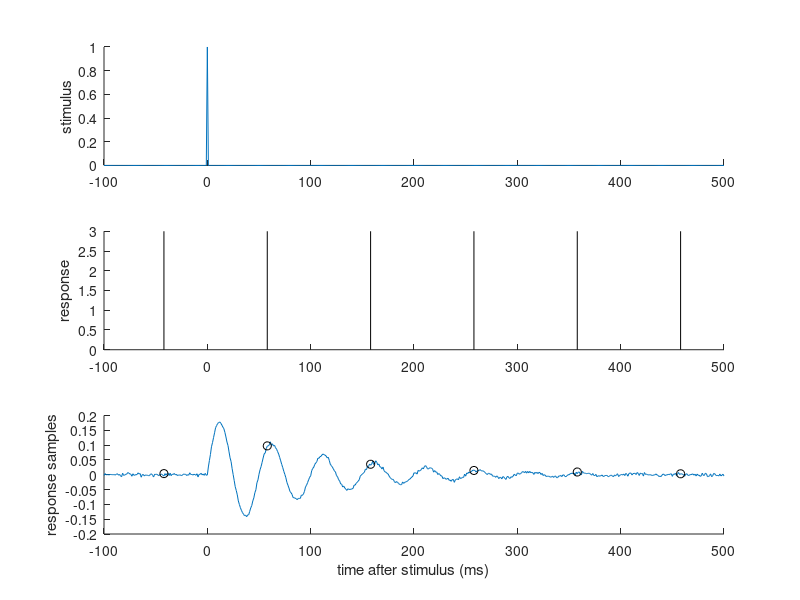
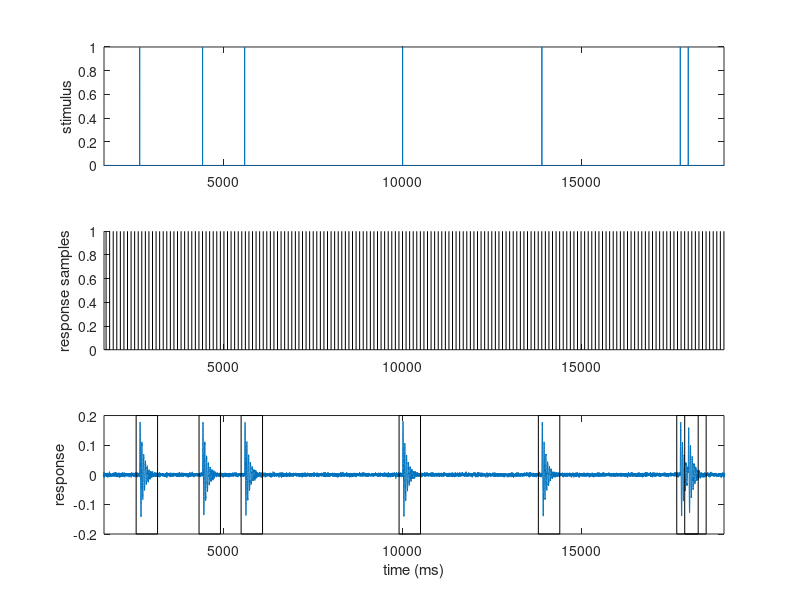
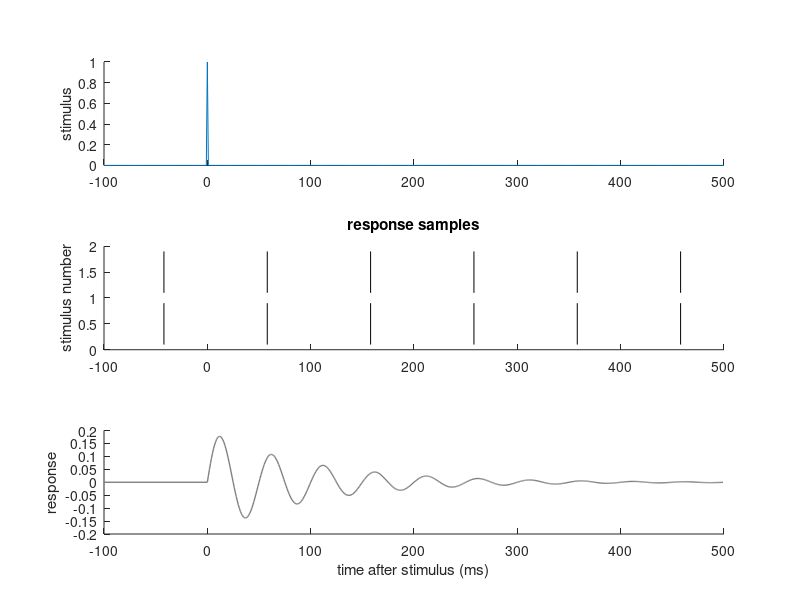

The MATLAB script that drew these images, in order: (Note: this script raises an error after producing the figures.)
%% script shows intuition for super-resolution

rng(2); % to get similar behavior each time

t = [0:1e5]; % 100 seconds in ms slots
tsamp = t(1:500);
f = exp(-tsamp/100).*sin(tsamp*2*pi/50);
f = f./sqrt(sum(f.^2)); % normalize L2

stimRate = 1/(3000); % 1 input every 3 seconds, on average
stim = double(rand(size(t))<stimRate); % binary stimulus variable
stimTimes = find(stim>0);

noiseamp = 0.003;
resp = filter(f,1,stim) + noiseamp*randn(size(t)); % noise + response

sampleInterval = 100; % sample every 100 ms
sampleTimes = [0:sampleInterval:max(t)];

% How far forward and back to calculate filter, in ms
extentForwards = 500;
extentBackwards = 100;

%% Plot showing sampling around a single stimulus
figure(1);
clf;

subplot(3,1,1); hold on;
subplot(3,1,2); hold on;
subplot(3,1,3); hold on;
selectedStimTime = stimTimes(1);
snipStart = selectedStimTime-extentBackwards;
snipEnd = selectedStimTime+extentForwards;
plot([-extentBackwards:extentForwards],resp(snipStart:snipEnd));
for ii=1
    subplot(3,1,1);
    plot([-extentBackwards:extentForwards],stim(stimTimes(ii)+[-extentBackwards:extentForwards]));
    ylabel('stimulus')
    
    ff = find( (sampleTimes>=(stimTimes(ii)-extentBackwards)) .* (sampleTimes<=stimTimes(ii)+extentForwards) );
    subplot(3,1,2);
    for jj=1:length(ff)
        plot( (sampleTimes(ff(jj))-stimTimes(ii))*[1 1],[0 3]+(ii-1), 'k' );
    end
    
    subplot(3,1,3);
    scatter( sampleTimes(ff) - stimTimes(ii) , resp(sampleTimes(ff)+1) , 'k' );
    ylabel('response samples')
    xlabel('time after stimulus (ms)');
end
subplot(3,1,2);
set(gca,'ylim',[0 3],'xlim',[-extentBackwards extentForwards]);
ylabel('response');

%% Zoomed out plot

figure(2);
clf;

subplot(3,1,1)
plot(t,stim);
xlim([stimTimes(1)-1e3 stimTimes(7)+1e3])
ylabel('stimulus')

subplot(3,1,2); hold on;
for ii=1:length(sampleTimes)
    plot(sampleTimes(ii)*[1 1],[0 1],'k','linewidth',0.5);
end
xlim([stimTimes(1)-1e3 stimTimes(7)+1e3])
ylabel('response samples')

subplot(3,1,3);
plot(t,resp);
xlim([stimTimes(1)-1e3 stimTimes(7)+1e3])

for tt = stimTimes
    rectYExtent = 0.2;
    rectangle('Position',[tt-extentBackwards, -rectYExtent, extentBackwards+extentForwards, 2*rectYExtent]);
end
ylabel('response')
xlabel('time (ms)')

set(gcf, 'Renderer', 'painter');

%% now make a plot showing how super-resolution works
figure(3);
clf;

subplot(3,1,1); hold on;
plot([-extentBackwards:extentForwards],stim(stimTimes(1)+[-extentBackwards:extentForwards]));
ylabel('stimulus')

subplot(3,1,2); hold on;
ylabel('stimulus number')
title('response samples')
subplot(3,1,3); hold on;
plot([-extentBackwards tsamp],[0 f],'LineWidth',1,'color',[0.5 .5 .5]);
ylabel('response')
xlabel('time after stimulus (ms)')

numStimsToAverage = 20;
for ii=1:numStimsToAverage
    ff = find( (sampleTimes>=(stimTimes(ii)-extentBackwards)) .* (sampleTimes<=stimTimes(ii)+extentForwards) );
    subplot(3,1,2);
    for jj=1:length(ff)
        plot( (sampleTimes(ff(jj))-stimTimes(ii))*[1 1],[0.1 0.9]+(ii),'k');
        plot( (sampleTimes(ff(jj))-stimTimes(ii))*[1 1],[0.1 0.9],'k');
    end
   
    ax = gca;
    ax.YAxis.MinorTickValues = 1:numStimsToAverage;
    ax.YMinorGrid = 'on';
    
    subplot(3,1,3);
    scatter( sampleTimes(ff) - stimTimes(ii) , resp(sampleTimes(ff)+1),'k');
end

subplot(3,1,2);
set(gca,'ylim',[0 numStimsToAverage+1]);

%% okay, now do a Guassian input, and show the responses to get the cross-correlation
figure(4);
clf;
hold on;

stim = randn(size(t));
resp = filter(f,1,stim);

subplot(3,1,1);
plot(stim(1000:2000));
set(gca,'xlim',[0 1000]);
ylabel('stimulus')

subplot(3,1,2); hold on;
plot(resp(1000:2000));
plot([1:100:1001], resp(1000:100:2000),'ok');
for ii=1:100:1001
    plot(ii*[1 1],[3.5 4],'k-');
end
set(gca,'xlim',[0 1000]);
ylabel('response samples')

sampleTimesSel = sampleTimes( find( (sampleTimes > extentForwards+1) .* (sampleTimes < length(t)-extentBackwards - 1)));
respWeightedStim = zeros(length(sampleTimesSel),extentBackwards+extentForwards+1);
for ii=1:length(sampleTimesSel)
    % note, this is just an explicit computation of the cross-correlation
    temp = resp(sampleTimesSel(ii))*stim(sampleTimesSel(ii)+[-extentForwards:extentBackwards]);
    respWeightedStim(ii,:) = temp(end:-1:1);

end

subplot(3,1,3); hold on;
plot([-extentBackwards:extentForwards],mean(respWeightedStim,1),'k','linewidth',1);
plot([-100:0,1:length(f)],[zeros(1,101),f(:)'],'color',0.75*ones(3,1),'linewidth',2);
set(gca,'ylim',[-.2 0.25]);
ylabel('filter weight')
xlabel('time before response (ms)')